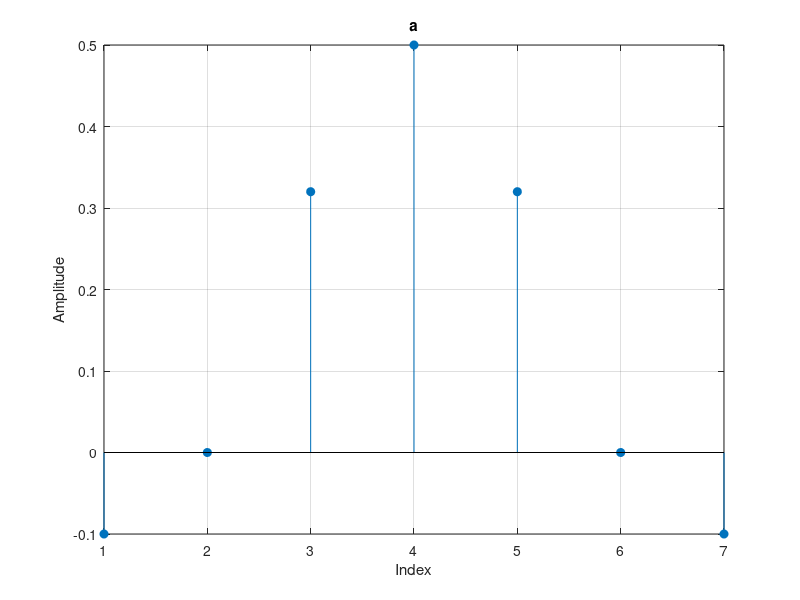
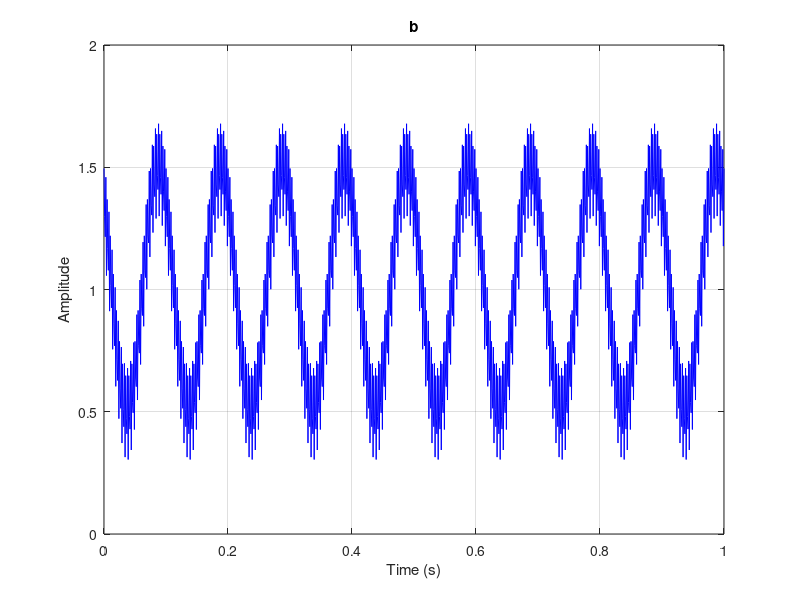
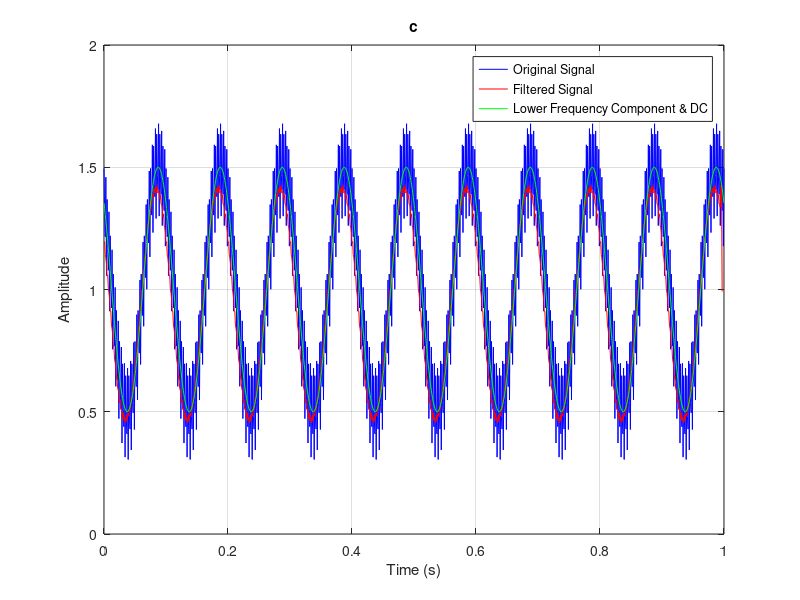

MATLAB code for these plots, in order:
%% a:

b = [-0.1, 0, 0.32, 0.5, 0.32, 0, -0.1];
M = length(b);

figure;
stem(b, 'filled'); 
title('a');
xlabel('Index');
ylabel('Amplitude');
grid on;

%% b:

fs = 1000;
t = 0:1/fs:1;

a0 = 1;
a1 = 0.5;
a2 = 1/5;
f1 = 10;
f2 = 400;
phi1 = pi/4;
phi2 = -pi/4;


x = a0 + a1 * cos(2 * pi * f1 * t + phi1) + a2 * cos(2 * pi * f2 * t + phi2);

figure;
plot(t, x, 'b');
title('b');
xlabel('Time (s)');
ylabel('Amplitude');
grid on;

%% c:

y = conv(x, b, 'same');

% Correcting delay by shifting output (M/2 samples removed)
delay = floor(M/2);
y_aligned = y(delay+1:end);
t_aligned = t(1:end-delay);

x01 = a0 + a1 * cos(2 * pi * f1 * t + phi1); 


figure;
plot(t, x, 'b', 'DisplayName', 'Original Signal');
hold on;
plot(t_aligned, y_aligned, 'r', 'DisplayName', 'Filtered Signal');
plot(t, x01, 'g', 'DisplayName', 'Lower Frequency Component & DC');
legend;
xlabel('Time (s)');
ylabel('Amplitude');
title('c');
grid on;
hold off;